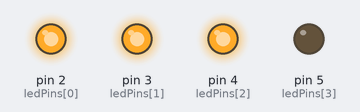
A sketch run on a simulated Arduino Uno, built with avr-gcc and run on an emulated ATmega328P. Parts: output pins drawn as LEDs (lit = HIGH).

Above: at 0.7 s.
At 2.2 s:
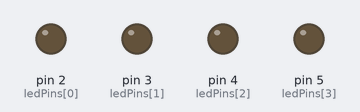
At 2.7 s:
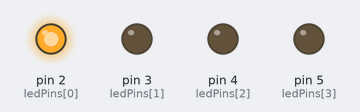
At 4.2 s:
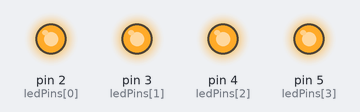
At 5.2 s:
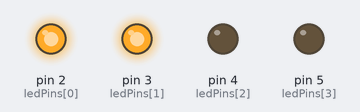
Timing chart, 0 to 5.7 s (numbered marks = the images above):
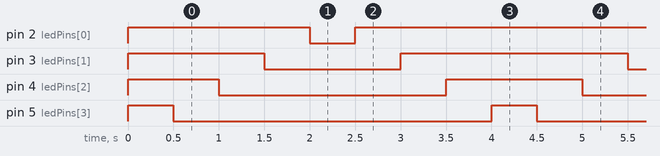

The sketch:

C1E6.ino
```cpp
//Secuencia de 4 leds degradado (inician prendidos).

int ledPins[] = { 2, 3, 4,5};

void setup() {
  Serial.begin(9600);
  for (int i = 0; i < 4; i++) {
    pinMode(ledPins[i], OUTPUT);
    digitalWrite(ledPins[i], HIGH);
  }

  delay(500);
}

void loop() {

  for (int i = 3; i >= 0; i--) {
    digitalWrite(ledPins[i], LOW);
    delay(500);
  }


  for (int i = 0; i < 4; i++) {
    digitalWrite(ledPins[i], HIGH);
    delay(500);
  }

}
```

Measured:
- by itself, pin 2 (ledPins[0]): alternates HIGH for 3.5 s and LOW for 0.50 s
- by itself, pin 3 (ledPins[1]): alternates HIGH for 2.5 s and LOW for 1.5 s
- by itself, pin 4 (ledPins[2]): alternates HIGH for 1.5 s and LOW for 2.5 s
- by itself, pin 5 (ledPins[3]): alternates HIGH for 0.50 s and LOW for 3.5 s
